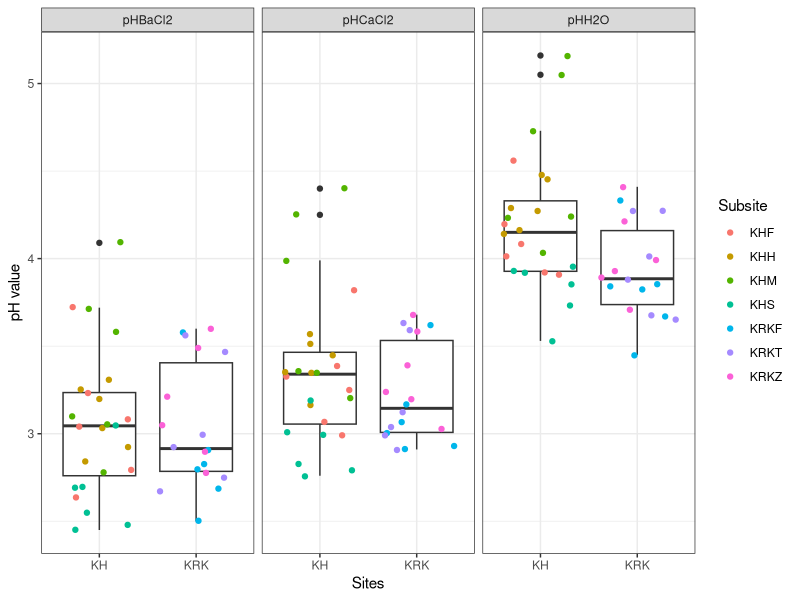
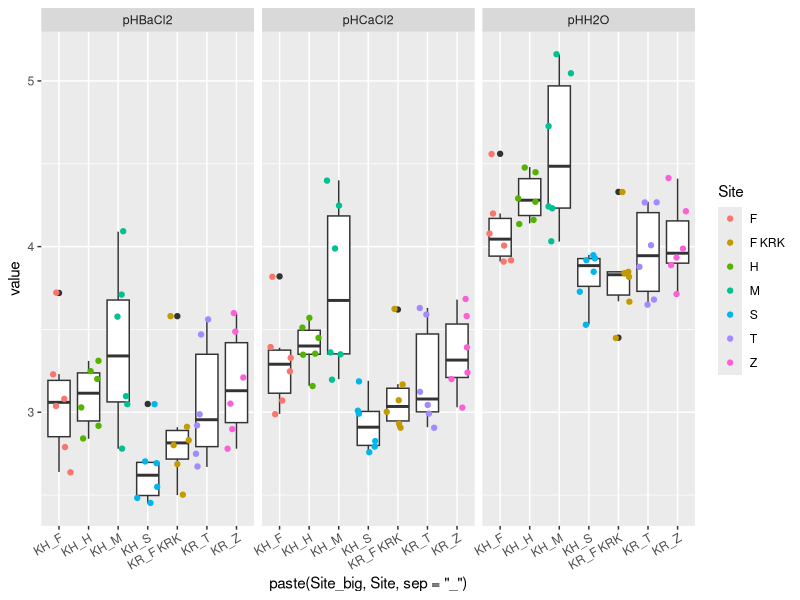
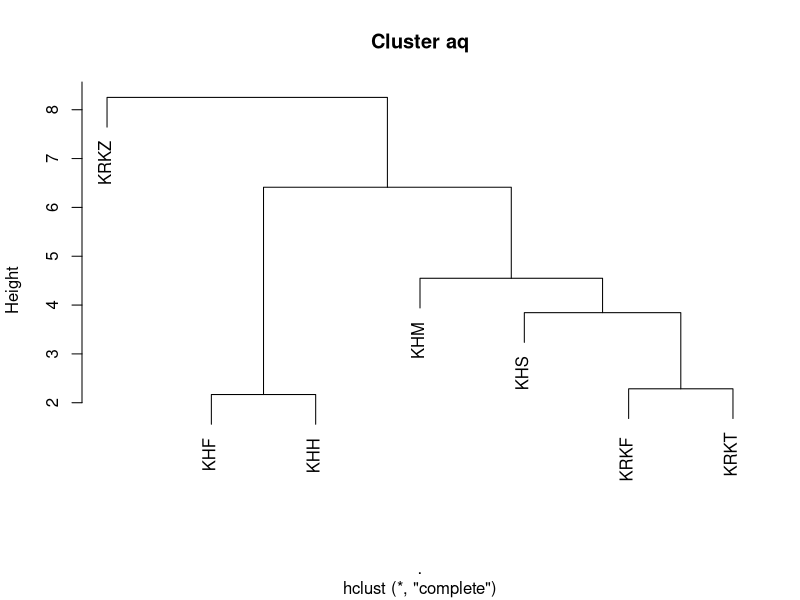
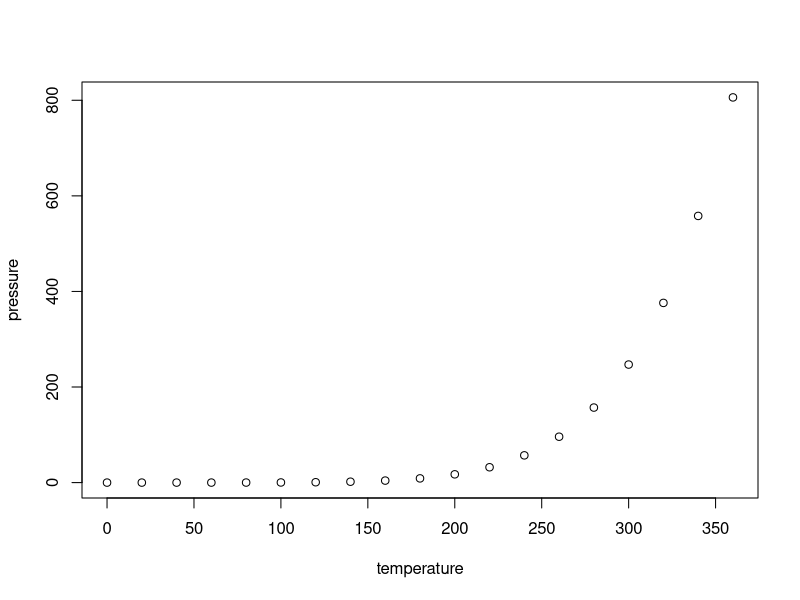

Generate these figures, in order, with R:
## ---- chunk 1
library(tidyverse)
## ---- chunk 2
dat <- readxl::read_excel("Data lesy final 13102021.xlsx")
dat <- dat %>%
  mutate(Site_big = substring(dat$Sample, 1, 2)) %>%
  filter(!is.na(Site)) %>%
  select(!contains("Exchangeable")) %>%
  select(!contains("Pseudototal")) %>%
  mutate_at(vars(-Site, -Locality, -Sample, -Horizon, -Site_big), as.numeric) %>%
   mutate(Site_new = substr(Site, 1,2), Subsite = paste0(Locality, Site_new))

dat %>%
select(Site_big, Subsite, contains("pH"), Locality) %>%
pivot_longer(c(-Site_big, -Subsite, -Locality), values_to = 'pH value') %>%
ggplot(aes(x=Locality, y=`pH value`)) + 
  geom_boxplot() + 
  geom_jitter(aes(colour=Subsite)) + 
  facet_wrap(~name) + 
  theme_bw() +
  xlab("Sites")
## ---- chunk 3
dat %>%
select(Site_big, Site, contains("pH")) %>%
pivot_longer(c(-Site_big, -Site)) %>%
ggplot(aes(x=paste(Site_big,Site,sep='_'), y=value)) +
geom_boxplot() +
geom_jitter(aes(colour=Site)) +
facet_wrap(~name) +
theme(axis.text.x = element_text(angle=30, hjust=1))
## ---- chunk 4
dat_aq <- dat %>%
select(Subsite, contains("Aq")) %>%
select_at(-caret::nearZeroVar(.)) %>%
mutate_at(vars(-Subsite), scale) %>%
group_by(Subsite) %>%
summarize_all(mean, na.rm=T)
dat_aq %>%
dist() %>%
hclust() %>%
plot(labels = dat_aq$Subsite, main='Cluster aq')
## ---- chunk 5
plot(pressure)
